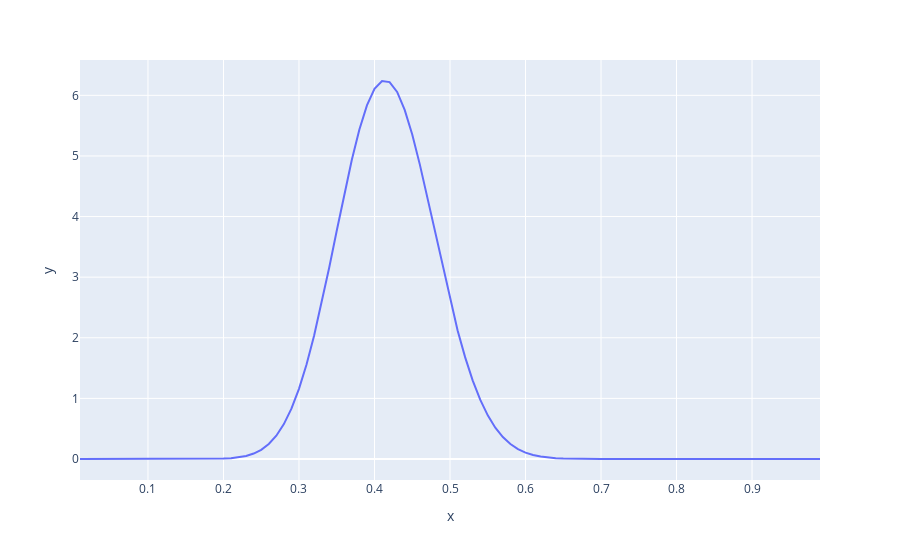

Here is the notebook cell this chart was saved with:
### Code cell
a = 25
b = 35
px.line(x=[x/100 for x in range(1,100)], y=[beta_pdf(a,b,x/100) for x in range(1,100)])
